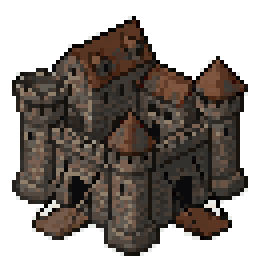
#> input picture art/world/hold_drawbridge.png, 64 x 64 px (shown 4 times larger)
$ python clear_backdrop.py ../art/world/hold_drawbridge.png
#> lines starting #> are read from the running program, lines starting #| are printed output that depends on the picture
#!/usr/bin/env python3
"""Cut a flat backdrop out of pixel art: only the part joined to the picture's edge, so nothing
of the same colour inside the drawing is touched.

    python3 tools/clear_backdrop.py art/units/sword_monkey/idle/*.png
    python3 tools/clear_backdrop.py --colour 233,227,216 art/world/hold_*.png

Without --colour the backdrop is whatever colour the corners are. A one-pixel frame of another
colour round the edge (the sword monkey's black line) goes first. Needs Pillow.
"""

import sys
from PIL import Image

TOLERANCE = 10


def _near(a, b) -> bool:
    return a[3] > 0 and all(abs(a[i] - b[i]) <= TOLERANCE for i in range(3))


def clear(path: str, colour=None) -> int:
#> called with path = '../art/world/hold_drawbridge.png'
    image = Image.open(path).convert("RGBA")
#> image is the input picture: PIL image 64x64 RGBA; mean R, G, B, A 44.5, 36.8, 31.4, 157.9
    w, h = image.size
#> w = 64; h = 64
    px = image.load()
    edge = [(x, 0) for x in range(w)] + [(x, h - 1) for x in range(w)] + \
           [(0, y) for y in range(h)] + [(w - 1, y) for y in range(h)]
    # A frame: every edge pixel opaque and alike, and the next ring in a different colour.
    first = px[0, 0]
#> first = (0, 0, 0, 0)
    if first[3] > 200 and all(_near(px[x, y], first) for x, y in edge) and not _near(px[1, 1], first):
        for x, y in edge:
            px[x, y] = (0, 0, 0, 0)
        edge = [(x, 1) for x in range(1, w - 1)] + [(x, h - 2) for x in range(1, w - 1)] + \
               [(1, y) for y in range(1, h - 1)] + [(w - 2, y) for y in range(1, h - 1)]
        first = px[1, 1]
    target = colour or first
#> target = (0, 0, 0, 0)
    cleared, seen, stack = 0, set(), list(edge)
#> cleared = 0
    while stack:
        x, y = stack.pop()
        if (x, y) in seen or not (0 <= x < w and 0 <= y < h):
            continue
        seen.add((x, y))
        c = px[x, y]
        if c[3] == 0 or _near(c, target):
            if c[3]:
                px[x, y] = (0, 0, 0, 0)
                cleared += 1
            stack += [(x + 1, y), (x - 1, y), (x, y + 1), (x, y - 1)]
#> after the loop, cleared = 35; seen = 1818 items; stack = []
    image.save(path)
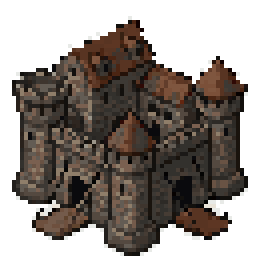
#> saved as hold_drawbridge.png: PIL image 64x64 RGBA (shown 4 times larger); mean R, G, B, A 44.5, 36.8, 31.4, 155.7; transparent parts drawn white
    return cleared


def main() -> None:
    args = sys.argv[1:]
    colour = None
    if args and args[0] == "--colour":
        colour = tuple(int(v) for v in args[1].split(",")) + (255,)
        args = args[2:]
    for path in args:
        print("%s: %d pixels cleared" % (path, clear(path, colour)))


if __name__ == "__main__":
    main()

$ run again, on art/world/hold_motte.png
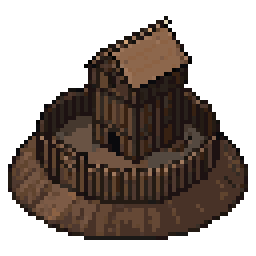
#> input picture art/world/hold_motte.png, 64 x 64 px (shown 4 times larger)
#> in clear, image is the input picture: PIL image 64x64 RGBA; mean R, G, B, A 36.7, 26.6, 20.6, 135
#> first = (0, 0, 0, 0)
#> after the loop in clear, `while stack:`: cleared = 8; seen = 2100 items; stack = []
#> in clear, `image.save(path)`:
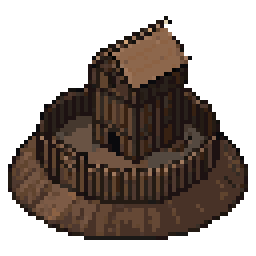
#> saved as hold_motte.png: PIL image 64x64 RGBA (shown 4 times larger); mean R, G, B, A 36.7, 26.6, 20.6, 134.5; transparent parts drawn white
